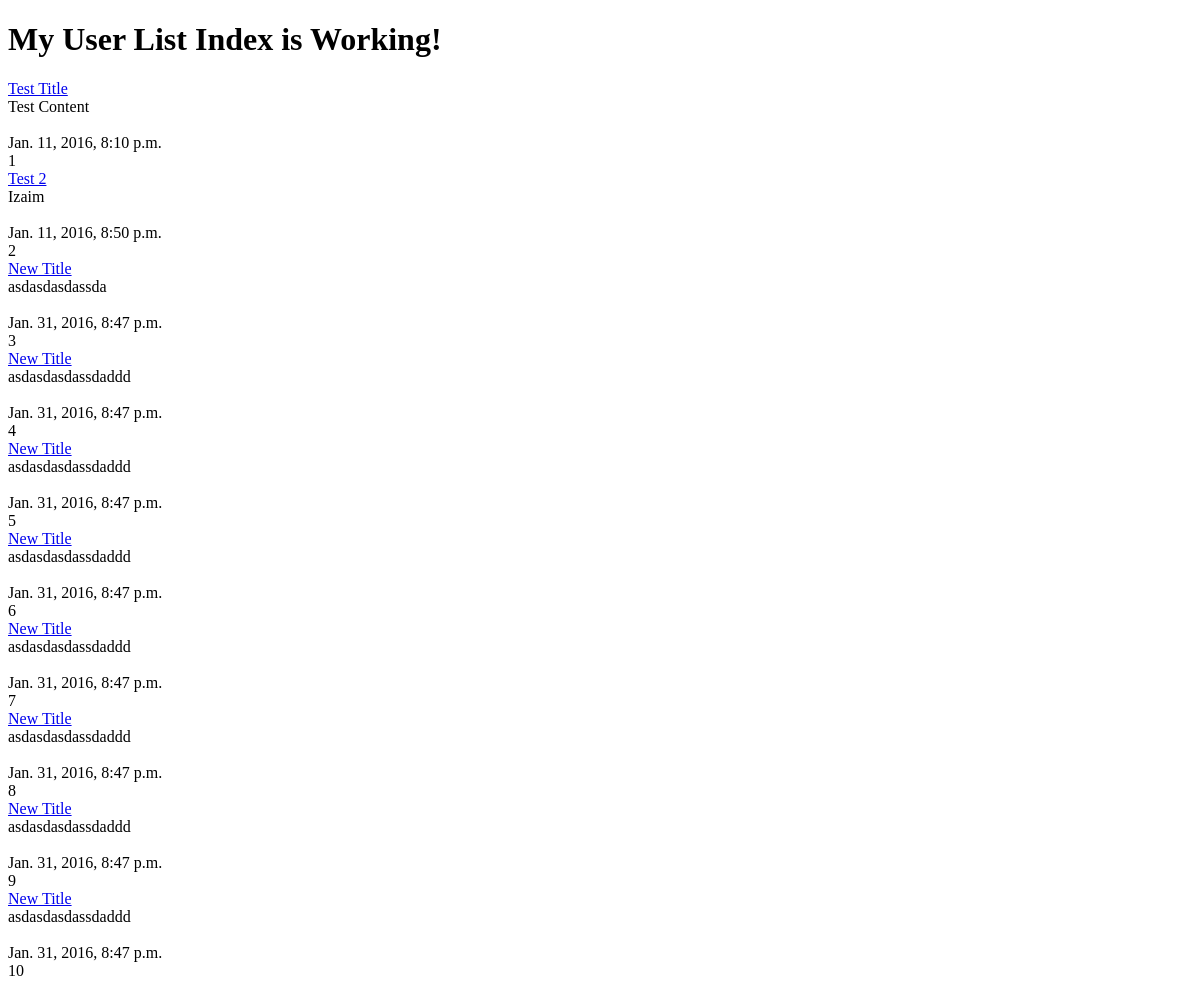
The app's page /posts/, older data.
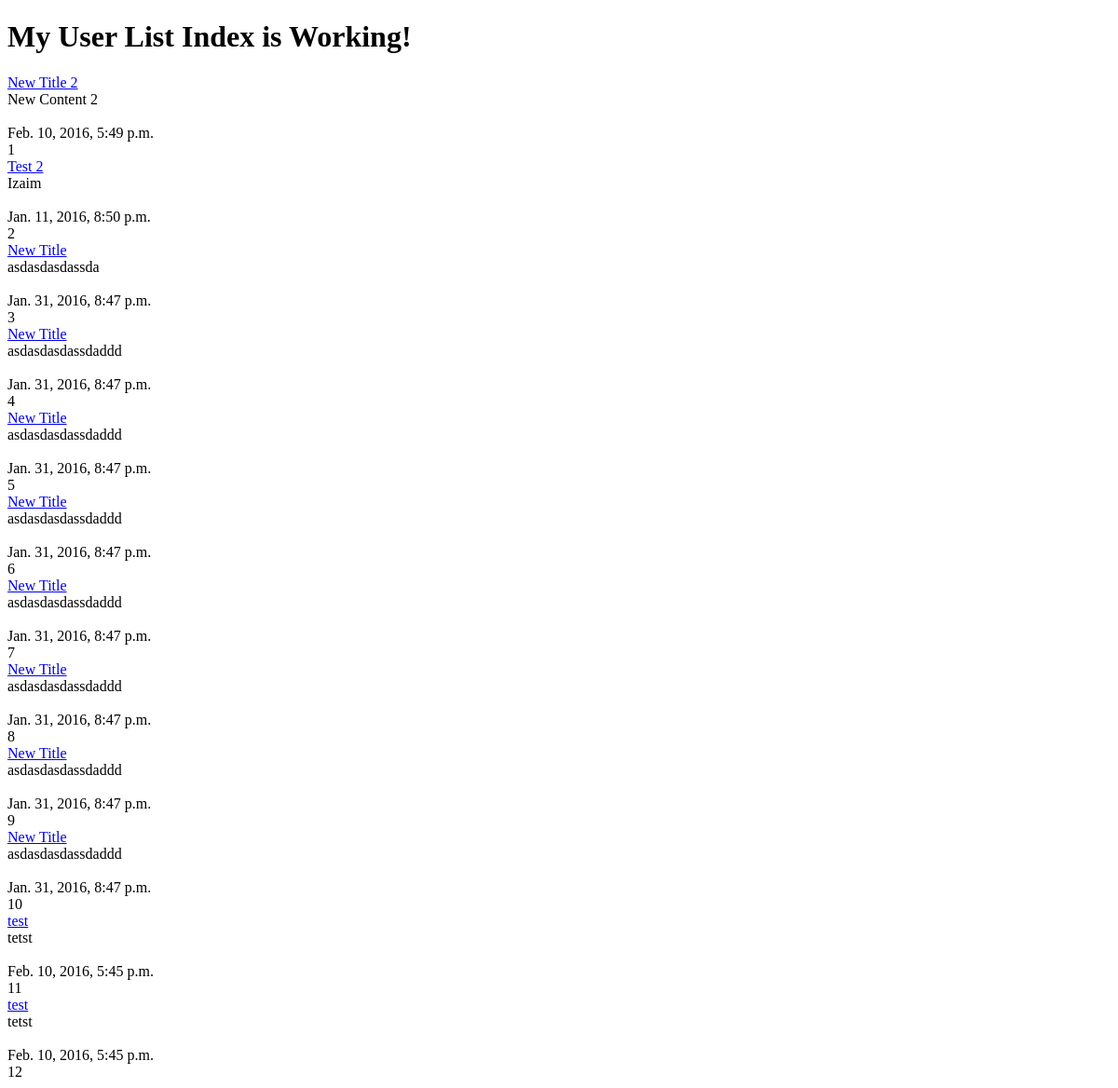
The same page, newer data.
### posts/models.py (models this page shows, shortened)
class Post(models.Model):
    title = models.CharField(max_length=150)
    content = models.TextField()
    created = models.DateTimeField(auto_now=False, auto_now_add=True)
    updated = models.DateTimeField(auto_now=True, auto_now_add=False)
    def get_absolute_url(self):
        return reverse("posts:detail", kwargs={"id": self.id})

### posts/views.py (the view)
def post_list(request): #list posts
    queryset = Post.objects.all()
    context ={
        "object_list": queryset,
        "title": "My User List"
    }
    return render(request,"index.html", context)

### templates/index.html (shortened to what this page needs)
<!DOCTYPE html>
<html>
<head>
</head>
    <body>
        <h1>{{ title }} Index is Working!</h1>
        {% for article in object_list %}
            <a href="{{article.get_absolute_url}}">{{ article.title }}</a><br/>
            {{ article.content }}<br/>
            {{ article.timestamp }}<br/>
            {{ article.updated }}<br/>
            {{ article.id }}<br/>
        {% endfor %}
    </body>
</html>

Row changes from the older to the newer data that the page shows:
changed Post id 1: title "Test Title" → "New Title 2"; content "Test Content" → "New Content 2"; updated "Jan. 11, 2016, 8:10 p.m." → "Feb. 10, 2016, 5:49 p.m."
added Post: title "test", content "tetst", updated "Feb. 10, 2016, 5:45 p.m.", id "11"
added Post: title "test", content "tetst", updated "Feb. 10, 2016, 5:45 p.m.", id "12"
